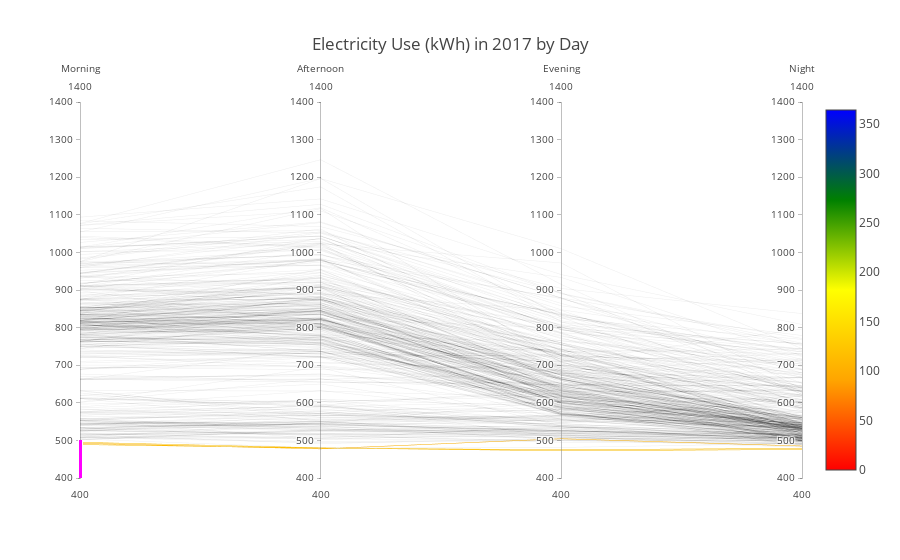

The code cell stored with this chart in its notebook:
### Code cell
data = [
    go.Parcoords(
        line = dict(color = df.index,
                    showscale=True,
                    colorscale = [[0,'red'],[0.25,'orange'],[0.5,'yellow'],[0.75,'green'],[1,'blue']]),
        opacity = 0.1,
        dimensions = list([
            dict(range = [400,1400],
                constraintrange = [400,500],
                label = 'Morning', values = df['morning']),
            dict(range = [400,1400],
                label = 'Afternoon', values = df['afternoon']),
            dict(range = [400,1400],
                label = 'Evening', values = df['evening']),
            dict(range = [400,1400],
                label = 'Night', values = df['night'])
        ])
    )
]

layout = go.Layout(
    title = 'Electricity Use (kWh) in 2017 by Day'
)

fig = go.Figure(data = data, layout = layout)
plotly.offline.iplot(fig, filename = 'parcoords-basic')

### Figure 1 — Plotly figure (JSON) as saved in the notebook; plotly's stock layout.template omitted (floating-point values rounded to 4 significant figures; data arrays with more than 128 entries replaced by an {"elided": "..."} marker saying what was removed)
{"data": [{"dimensions": [{"constraintrange": [400, 500], "label": "Morning", "range": [400, 1400], "values": {"elided": "365 float values"}}, {"label": "Afternoon", "range": [400, 1400], "values": {"elided": "365 float values"}}, {"label": "Evening", "range": [400, 1400], "values": {"elided": "365 float values"}}, {"label": "Night", "range": [400, 1400], "values": {"elided": "365 float values"}}], "line": {"color": {"elided": "365 int values"}, "colorscale": [[0, "red"], [0.25, "orange"], [0.5, "yellow"], [0.75, "green"], [1, "blue"]], "showscale": true}, "opacity": 0.1, "type": "parcoords", "uid": "d6383258-6cc3-4b13-9e28-20b69d8c64e0"}], "layout": {"title": {"text": "Electricity Use (kWh) in 2017 by Day"}}}
